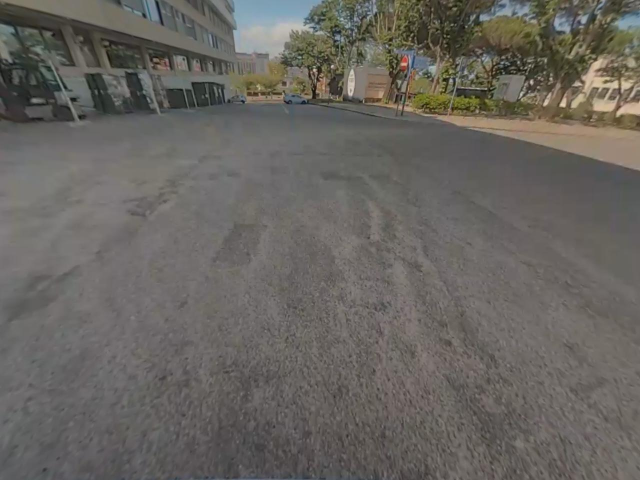
#> input picture video/back/back_undistorted_0001.jpg, 1280 x 960 px, given in place of trymefirst_lisbon.mp4, which was not available (shown at 1/2 size)
$ jupyter execute --allow-errors Part1.ipynb   (text cells are left out)
#> lines starting #> are read from the running program, lines starting #| are printed output that depends on the picture; pictures that were not available may be replaced by others from this repository, and a replacement may not be noted
### src/extract_features.py
import cv2
import os
import numpy as np

""" Keypoint   - Is a point of interest in the image,
    Descriptor - A vector that describes the image patch around the keypoint
                that has 128 components, each one corresponding to the intensity
                of a pixel in a given subregion around the keypoint """
def count_frames(video_path):
    """Displays the video and counts the number of frames"""
    capture = cv2.VideoCapture(os.path.abspath(video_path))
    total_frames = int(capture.get(cv2.CAP_PROP_FRAME_COUNT))
    print("Total frames of the video: ", total_frames)

# [25 lines left out: function extract_features, not called in this run]

    # Framepoints:
    #  x_1  x_2 ...
    #  y_1  y_2 ...
    #  1    1
    #  .    .
    #  .    .   ...
    #  .    .
    #  128  128 ...

    #sift_points is a list of frame_points for each frame

### src/parsing.py
import sys
import os
import numpy as np

def is_valid_cfg_file(filename):
    _, file_extension = os.path.splitext(filename)
    return file_extension.lower() == '.cfg'


# [11 lines left out: function check_syntax, not called in this run]

def parse_configuration_file(file_path):
    config_data = {'INPUT PARAMETERS': {}, 'OUTPUT PARAMETERS': {}}
    data = []
    with open(file_path, 'r') as file:
        current_section = None
        for line in file:
            line = line.strip()
            # Skip comments and empty lines
            if line.startswith("#") or not line:
                continue
            else:
                data.append(line)
    return data

# [20 lines left out: function parse_points, not called in this run]

### Part1.ipynb
[cell 1]
#Imports
from numpy.linalg import eig
import numpy as np
import cv2
import os
import sys
import pickle
from src.extract_features import *
from src.matching_features import *
from src.homography import *
from src.ransac import *
from src.parsing import *
from src.display_video import *
from main import*

#> (a cell that did not finish here is left out)

[cell 3]
H_output=np.empty([11,0])
#> (the rest of this cell did not finish here and is left out)

[cell 4]
def extract_features_frames(video_path= 'video/trymefirst_lisbon.mp4'):
    """Extracts the features from the video and stores them in a list"""
#> called with video_path = 'video/trymefirst_lisbon.mp4'
    print(video_path)
    capture = cv2.VideoCapture(os.path.abspath(video_path))
    kp_list = []
    sift_points = [] #nome a definir no config
    sift = cv2.SIFT_create(5000) #number of sift points
    img1, img2 = None, None
    k = 0
    frames=[]
    count_frames(video_path)
    while k <= 1900:
        capture.set(cv2.CAP_PROP_POS_FRAMES, k)
        success, frame = capture.read() #read the video
#> frame is the input picture: shape (960, 1280, 3); mean B, G, R 95.8, 100.7, 103.7
        if success:
            if (k == 0):
                img1 = frame
            if (k == 1900):
                img2 = frame
            frame_points = []
            frames.append(frame)
            gray = cv2.cvtColor(frame,cv2.COLOR_BGR2GRAY) #convert image to gray
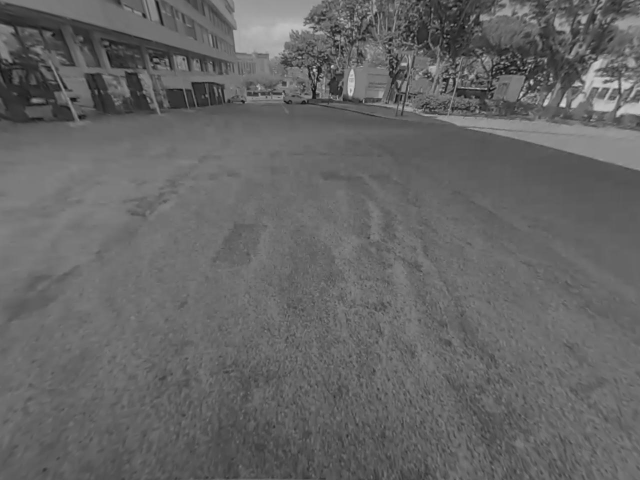
#> gray: shape (960, 1280) (shown at 1/2 size); min 8, max 216, mean 101
            key_points, descriptors = sift.detectAndCompute(gray,None)
#> key_points = 3631 keypoints; strongest (x, y, size): (1063, 164, 5.4), (1126, 208, 8), (664, 133, 3.8), (629, 140, 4.2)
            kp_list.append(key_points)
            frame_points = ([key_points[0].pt[0],key_points[0].pt[1]]+descriptors[0].tolist())
#> frame_points = 130 values, max 131.9 at index 1, min 0 at index 2, mean 25.99
            for i in range(1,len(key_points)):
                 temp_column = ([key_points[i].pt[0],key_points[i].pt[1]]+descriptors[i].tolist())
                 frame_points = np.column_stack((frame_points,temp_column))
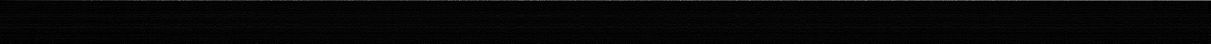
#> frame_points: shape (130, 3631) float64 (shown at 1/3 size); min 0, max 1276.9, mean 35.2; drawn with min black and max white
        sift_points.append(frame_points) #append everything into a list
        k += 100
    print("(Nº features, Nº descriptors per feature): ", descriptors.shape)
    print("Nº of frames extracted: ", len(sift_points))
    return frames

def show_pixel_value(event, x, y, flags, param):
    if event == cv2.EVENT_LBUTTONDOWN:
        # Get the BGR values at the clicked position
        b, g, r = img[y, x]
        print(f"Pixel value at (x={x}, y={y}): B={b}, G={g}, R={r}")


def display(frame1, frame2,homography_de2_para1 ):


    # Display frame 1
    H= homography_de2_para1.reshape((3,3))


    height, width = frame2.shape[:2]
    warped_frame2 = cv2.warpPerspective(frame2, H, (width, height))

    # Apply homography to frame 2

    # Display frame 2 with homography applied
    while True:
        cv2.namedWindow('Image')
        cv2.setMouseCallback('Image', show_pixel_value)
        cv2.imshow("Frame 1", frame1)
        cv2.namedWindow('Image2')
        cv2.setMouseCallback('Image2', show_pixel_value)
        cv2.imshow("Frame 2 with Homography", warped_frame2)
        if cv2.waitKey(1) & 0xFF == ord('q'):
            break
    cv2.destroyAllWindows()

$ run again, on video/back/back_undistorted_0002.jpg
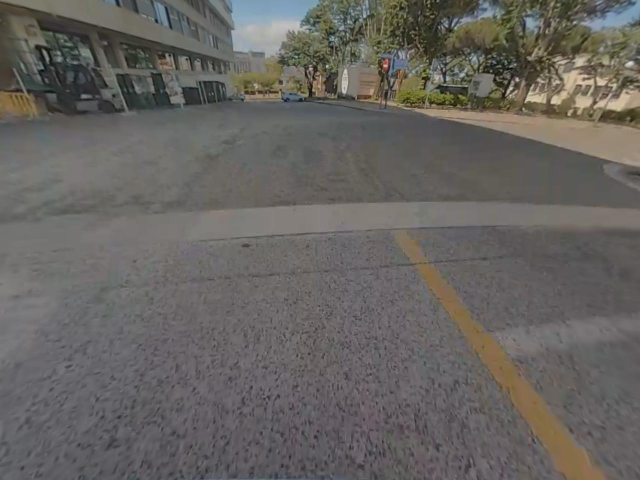
#> input picture video/back/back_undistorted_0002.jpg, 1280 x 960 px, given in place of trymefirst_lisbon.mp4, which was not available (shown at 1/2 size)
#> in extract_features_frames, frame is the input picture: shape (960, 1280, 3); mean B, G, R 96.3, 99.7, 102.5
#> in extract_features_frames, `gray = cv2.cvtColor(frame,cv2.COLOR_BGR2GRAY)`:
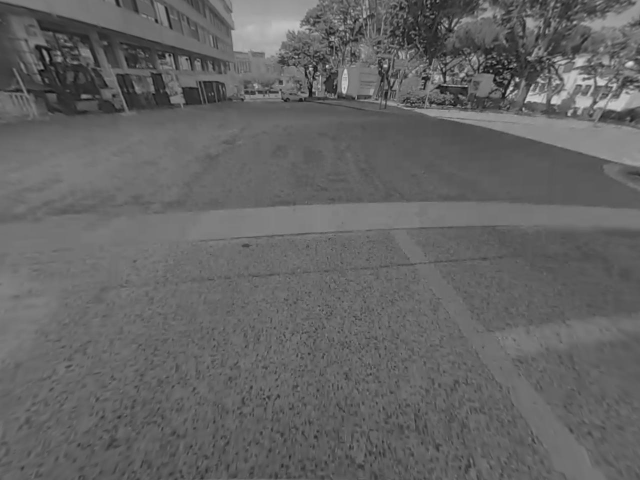
#> gray: shape (960, 1280) (shown at 1/2 size); min 1, max 222, mean 100.1
#> key_points = 3912 keypoints; strongest (x, y, size): (654, 132, 3.4), (1034, 159, 5), (1022, 176, 5.3), (932, 172, 2.4)
#> frame_points = 130 values, max 182 at index 1, min 0 at index 8, mean 24.18

$ run again, on video/back/back_undistorted_0003.jpg
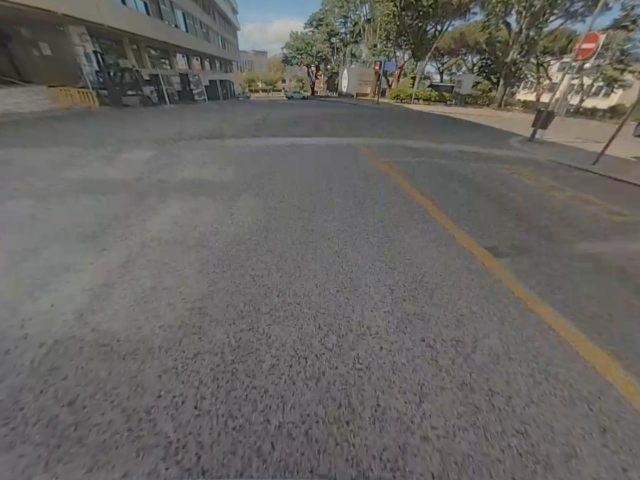
#> input picture video/back/back_undistorted_0003.jpg, 1280 x 960 px, given in place of trymefirst_lisbon.mp4, which was not available (shown at 1/2 size)
#> in extract_features_frames, frame is the input picture: shape (960, 1280, 3); mean B, G, R 97.6, 101, 103.4
#> in extract_features_frames, `gray = cv2.cvtColor(frame,cv2.COLOR_BGR2GRAY)`:
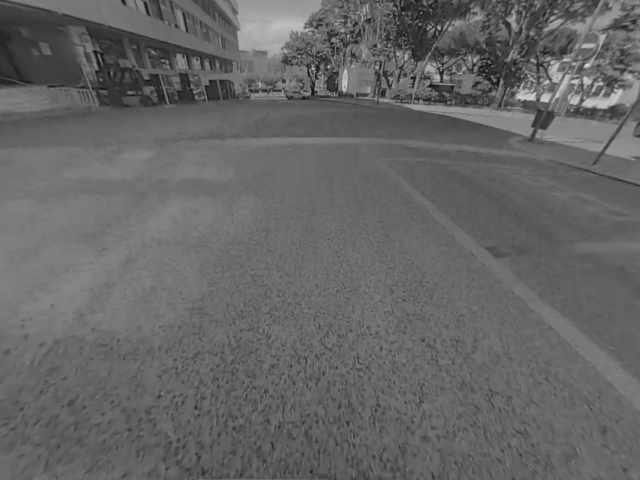
#> gray: shape (960, 1280) (shown at 1/2 size); min 4, max 226, mean 101.3
#> key_points = 3754 keypoints; strongest (x, y, size): (657, 133, 3.4), (1174, 131, 6.5), (878, 56, 5), (1090, 196, 11.6)
#> in extract_features_frames, `frame_points = ([key_points[0].pt[0],key_points[0].pt[1]]+descriptors[..`: frame_points = 130 values, max 818.1 at index 1, min 0 at index 6, mean 36.24

$ run again, on video/back/back_undistorted_0005.jpg
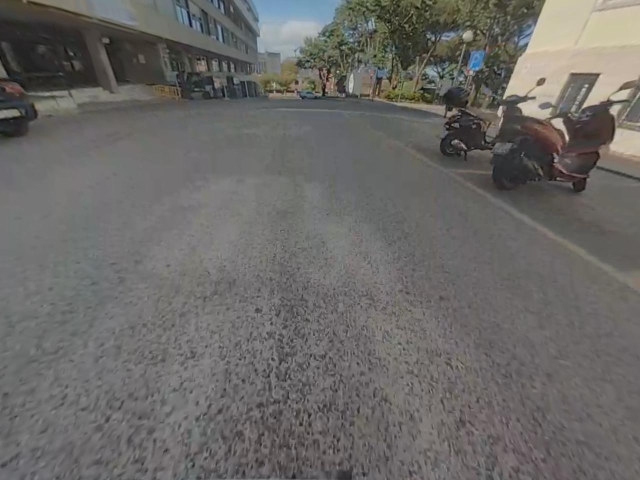
#> input picture video/back/back_undistorted_0005.jpg, 1280 x 960 px, given in place of trymefirst_lisbon.mp4, which was not available (shown at 1/2 size)
#> in extract_features_frames, frame is the input picture: shape (960, 1280, 3); mean B, G, R 102.3, 104.7, 106.4
#> in extract_features_frames, `gray = cv2.cvtColor(frame,cv2.COLOR_BGR2GRAY)`:
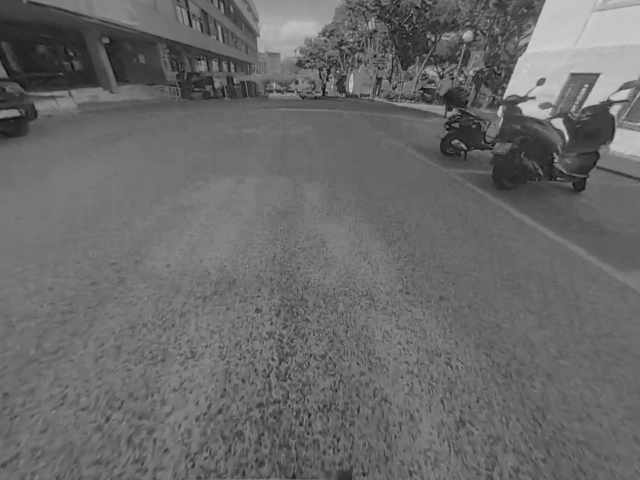
#> gray: shape (960, 1280) (shown at 1/2 size); min 1, max 219, mean 105
#> key_points = 4298 keypoints; strongest (x, y, size): (675, 143, 2.6), (1082, 164, 10.7), (1228, 220, 12.3), (1001, 214, 3.9)
#> frame_points = 130 values, max 159.7 at index 1, min 0 at index 3, mean 23.5
